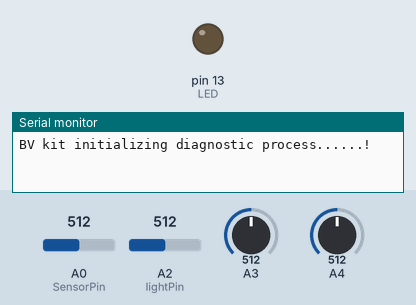
Recording of a sketch running on a simulated Arduino Uno, built with avr-gcc and run on an emulated ATmega328P. Shown: output pins drawn as LEDs (lit = HIGH), the last lines printed to the serial monitor. The inputs (shaded band) are chosen by the test bench; at power-on: A2 (lightPin) = 512, A0 (SensorPin) = 512, A3 = 512, A4 = 512.

Above: at 2.2 s.
2.3 s: A2 (lightPin) set to 306
At 6.7 s:
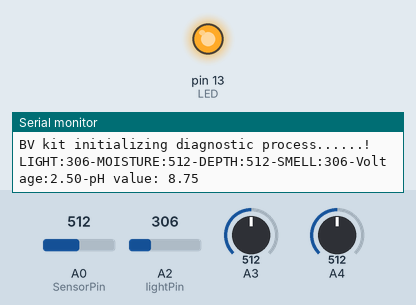
7.5 s: A2 (lightPin) set to 716
At 12.1 s:
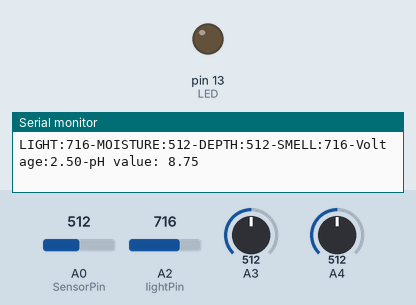
12.5 s: A2 (lightPin) set to 30
At 17.3 s:
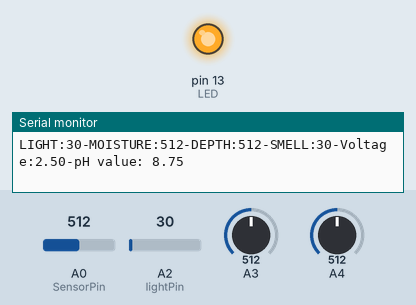
Timing chart, 0 to 18.8 s (numbered marks = the images above; inputs shaded):
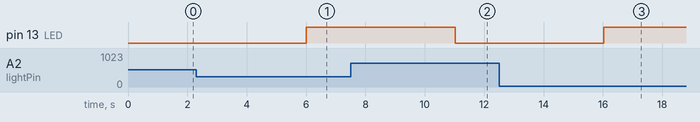

The sketch:

ALL_SENSOR_BV.ino
```cpp
/*
  # This sample code is used to test the pH meter Pro V1.0.
  # Editor : YouYou
  # Ver    : 1.0
  # Product: analog pH meter Pro
  # SKU    : SEN0169
*/
#include <SoftwareSerial.h>
#define SensorPin A0            //pH meter Analog output to Arduino Analog Input 0
#define Offset 0.00            //deviation compensate
#define LED 13
#define samplingInterval 40
#define printInterval 5000
#define ArrayLenth  40    //times of collection
int pHArray[ArrayLenth];   //Store the average value of the sensor feedback
int pHArrayIndex = 0;
int lightPin = 2;
/* to communicate with the Bluetooth module's TXD pin */
#define BT_SERIAL_TX 10
/* to communicate with the Bluetooth module's RXD pin */
#define BT_SERIAL_RX 11
/* Initialise the software serial port */
SoftwareSerial BluetoothSerial(BT_SERIAL_TX, BT_SERIAL_RX);


void setup(void)
{
   pinMode( LED, OUTPUT );
  pinMode(LED, OUTPUT);
  Serial.begin(9600);
  Serial.println("BV kit initializing diagnostic process......!");    //Test the serial monitor
  BluetoothSerial.begin(57600); // Initialise BlueTooth
delay(1000);
BluetoothSerial.print("Starting ...");
}
void loop(void)
{
  static unsigned long samplingTime = millis();
  static unsigned long printTime = millis();
  static float pHValue, voltage;
  if (millis() - samplingTime > samplingInterval)
  {
    pHArray[pHArrayIndex++] = analogRead(SensorPin);
    if (pHArrayIndex == ArrayLenth)pHArrayIndex = 0;
    voltage = avergearray(pHArray, ArrayLenth) * 5.0 / 1024;
    pHValue = 3.5 * voltage + Offset;
    samplingTime = millis();
  }
  if (millis() - printTime > printInterval)  //Every 800 milliseconds, print a numerical, convert the state of the LED indicator
  {
    Serial.print("LIGHT:");
    Serial.print(analogRead(lightPin)); //Write the value of the photoresistor to the serial monitor.
    analogWrite(LED, analogRead(lightPin)/4);
    //send the value to the ledPin. Depending on value of resistor
     //you have  to divide the value. for example,
     //with a 10k resistor divide the value by 2, for 100k resistor divide by 4.
      Serial.print("-MOISTURE:");
      Serial.print(analogRead(4));
      Serial.print("-DEPTH:");
      Serial.print(analogRead(3));
      Serial.print("-SMELL:");
      Serial.print(analogRead(2));
      Serial.print("-Voltage:");
      Serial.print(voltage, 2);
      Serial.print("-pH value: ");
      Serial.println(pHValue, 2);
      BluetoothSerial.print(pHValue);

    digitalWrite(LED, digitalRead(LED) ^ 1);
   // printTime = millis();
    delay(5000); //short delay for faster response to light.
  }
}
double avergearray(int* arr, int number) {
  int i;
  int max, min;
  double avg;
  long amount = 0;
  if (number <= 0) {
    Serial.println("Error number for the array to avraging!/n");
    return 0;
  }
  if (number < 5) { //less than 5, calculated directly statistics
    for (i = 0; i < number; i++) {
      amount += arr[i];
    }
    avg = amount / number;
    return avg;
  } else {
    if (arr[0] < arr[1]) {
      min = arr[0]; max = arr[1];
    }
    else {
      min = arr[1]; max = arr[0];
    }
    for (i = 2; i < number; i++) {
      if (arr[i] < min) {
        amount += min;      //arr<min
        min = arr[i];
      } else {
        if (arr[i] > max) {
          amount += max;  //arr>max
          max = arr[i];
        } else {
          amount += arr[i]; //min<=arr<=max
        }
      }//if
    }//for
    avg = (double)amount / (number - 2);
  }//if
  return avg;
}
```

Measured:
- after the input at 2.3 s, pin 13 (LED): LOW → HIGH after 3.7 s
- after the input at 7.5 s, pin 13 (LED): HIGH → LOW after 3.5 s
- after the input at 12.5 s, pin 13 (LED): LOW → HIGH after 3.5 s
